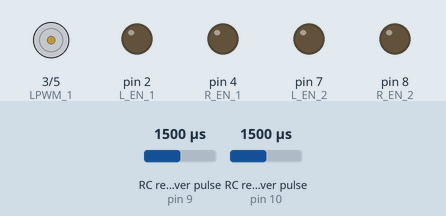
The sketch below on a simulated Arduino Uno, built with avr-gcc and run on an emulated ATmega328P. On the bench: motor-driver pin pairs drawn as motors (green arrow = first pin HIGH = forward, orange = second pin HIGH = backward, longer = more drive, scaled by the enable pin), output pins drawn as LEDs (lit = HIGH). Wiring (inferred from the names in the program): 2 × RC receiver channel: data pin 9 / data pin 10. The inputs (shaded band) are chosen by the test bench; at power-on: RC receiver pulse (sensors on pin 10, pin 9) 1500 µs. Pins used as bus, display or sensor lines are not drawn; what the sketch prints to the serial monitor is not drawn.

Above: at 1.2 s.
1.3 s: RC receiver pulse (sensor on pin 10) set to 1792 µs
2.8 s: RC receiver pulse (sensor on pin 10) set to 1811 µs
At 4.1 s:
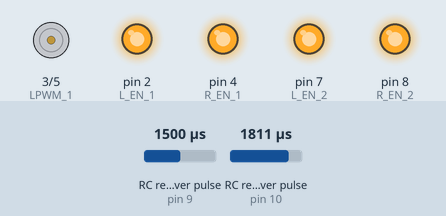
4.7 s: RC receiver pulse (sensor on pin 10) set to 1020 µs
6.4 s: RC receiver pulse (sensor on pin 10) set to 1980 µs
8.0 s: RC receiver pulse (sensor on pin 10) set to 1250 µs
Timing chart, 0 to 10.6 s (numbered marks = the images above; inputs shaded):
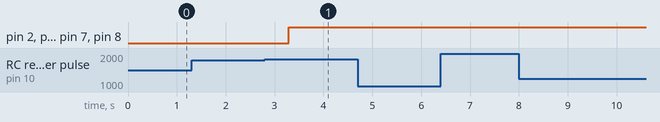

Measured:
- the behaviour switches between 1799 and 1800 µs on RC receiver pulse (sensor on pin 10) (found by bisection; images 0 and 1)
- after the input at 1.3 s, every drawn part: stays the same
- after the input at 2.8 s, pin 2 (L_EN_1), pin 4 (R_EN_1), pin 7 (L_EN_2), pin 8 (R_EN_2): LOW → HIGH after 0.49 s

The sketch:

radiolink.ino
```cpp
#define rcPin1 10   // Pin 8 Connected to CH1 of Transmitter;
#define rcPin2 9   // Pin 9 Connected to CH2

#define RPWM_1 5
#define LPWM_1 3
#define R_EN_1 4
#define L_EN_1 2
#define RPWM_2 9
#define LPWM_2 6
#define R_EN_2 8
#define L_EN_2 7

int ch1 = 0;  // Receiver Channel 1 PPM value
int ch2 = 0;  // Receiver Channel 2 PPM value

void setup() {
  pinMode(rcPin1, INPUT);
  pinMode(rcPin2, INPUT);
  pinMode(3,OUTPUT);
  pinMode(RPWM_1,OUTPUT);
  pinMode(RPWM_2,OUTPUT);
  pinMode(LPWM_1,OUTPUT);
  pinMode(LPWM_2,OUTPUT);
  pinMode(R_EN_1,OUTPUT);
  pinMode(R_EN_2,OUTPUT);
  pinMode(L_EN_1,OUTPUT);
  pinMode(L_EN_2,OUTPUT);
  Serial.begin(9600);
}

void loop() {

// Read in the length of the signal in microseconds
  ch1 = pulseIn(rcPin1, HIGH, 25000);  // (Pin, State, Timeout)
  ch2 = pulseIn(rcPin2, HIGH, 25000);

  Serial.print("Channel #1: ");
  Serial.println(ch1);


  if(ch1>1800){
    digitalWrite(R_EN_1,HIGH);
  digitalWrite(L_EN_1,HIGH);
  digitalWrite(L_EN_2,HIGH);
  digitalWrite(R_EN_2,HIGH);
  digitalWrite(RPWM_1,HIGH);
  digitalWrite(RPWM_2,HIGH);
  }
  else{
     digitalWrite(RPWM_1,LOW);
  digitalWrite(RPWM_2,LOW);
  }

  Serial.print("Channel #2: ");
  Serial.println(ch2);
  Serial.println("------------");
  delay(500);

// Clear screen and move cursor Home, only works in PUTTY
  Serial.write(27);       // ESC command
  Serial.print("[2J");    // clear screen command
  Serial.write(27);
  Serial.print("[H");     // cursor to home command
}
```
